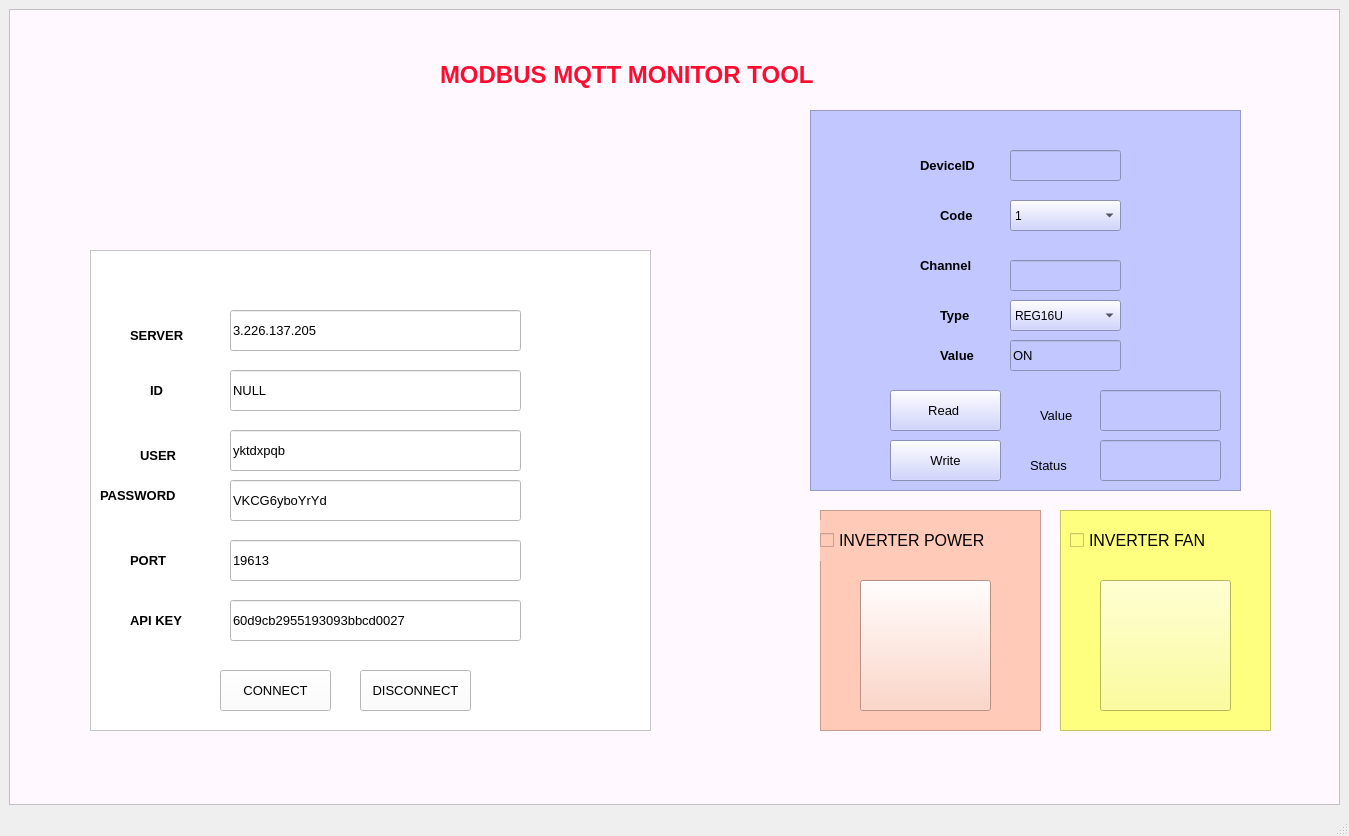
<?xml version="1.0" encoding="UTF-8"?>
<ui version="4.0">
 <class>MainWindow</class>
 <widget class="QMainWindow" name="MainWindow">
  <property name="geometry">
   <rect>
    <x>0</x>
    <y>0</y>
    <width>1349</width>
    <height>836</height>
   </rect>
  </property>
  <property name="windowTitle">
   <string>MainWindow</string>
  </property>
  <widget class="QWidget" name="centralwidget">
   <layout class="QVBoxLayout" name="verticalLayout">
    <item>
     <widget class="QScrollArea" name="scrollArea">
      <property name="styleSheet">
       <string notr="true">background-color:rgb(255, 248, 254)
</string>
      </property>
      <property name="widgetResizable">
       <bool>true</bool>
      </property>
      <widget class="QWidget" name="scrollAreaWidgetContents">
       <property name="geometry">
        <rect>
         <x>0</x>
         <y>0</y>
         <width>1325</width>
         <height>761</height>
        </rect>
       </property>
       <widget class="QLabel" name="label">
        <property name="geometry">
         <rect>
          <x>430</x>
          <y>30</y>
          <width>481</width>
          <height>71</height>
         </rect>
        </property>
        <property name="font">
         <font>
          <pointsize>18</pointsize>
         </font>
        </property>
        <property name="styleSheet">
         <string notr="true">color:
rgb(255, 12, 48)</string>
        </property>
        <property name="text">
         <string>&lt;html&gt;&lt;head/&gt;&lt;body&gt;&lt;p&gt;&lt;span style=&quot; font-weight:600;&quot;&gt;MODBUS MQTT MONITOR TOOL&lt;/span&gt;&lt;/p&gt;&lt;/body&gt;&lt;/html&gt;</string>
        </property>
       </widget>
       <widget class="QLabel" name="label_4">
        <property name="geometry">
         <rect>
          <x>30</x>
          <y>10</y>
          <width>231</width>
          <height>221</height>
         </rect>
        </property>
        <property name="text">
         <string/>
        </property>
        <property name="pixmap">
         <pixmap>../tool_v1/Tool/Logo_BK.png</pixmap>
        </property>
       </widget>
       <widget class="QFrame" name="frame_2">
        <property name="geometry">
         <rect>
          <x>1050</x>
          <y>500</y>
          <width>211</width>
          <height>221</height>
         </rect>
        </property>
        <property name="styleSheet">
         <string notr="true">background-color:rgb(255, 255, 127)</string>
        </property>
        <property name="frameShape">
         <enum>QFrame::StyledPanel</enum>
        </property>
        <property name="frameShadow">
         <enum>QFrame::Raised</enum>
        </property>
        <widget class="QPushButton" name="fan">
         <property name="geometry">
          <rect>
           <x>40</x>
           <y>70</y>
           <width>131</width>
           <height>131</height>
          </rect>
         </property>
         <property name="text">
          <string/>
         </property>
        </widget>
        <widget class="QCheckBox" name="inverter_fan">
         <property name="geometry">
          <rect>
           <x>10</x>
           <y>10</y>
           <width>181</width>
           <height>41</height>
          </rect>
         </property>
         <property name="font">
          <font>
           <pointsize>12</pointsize>
          </font>
         </property>
         <property name="styleSheet">
          <string notr="true">background-color:rgb(255, 255, 127)</string>
         </property>
         <property name="text">
          <string>INVERTER FAN</string>
         </property>
        </widget>
       </widget>
       <widget class="QFrame" name="frame_3">
        <property name="geometry">
         <rect>
          <x>810</x>
          <y>500</y>
          <width>221</width>
          <height>221</height>
         </rect>
        </property>
        <property name="styleSheet">
         <string notr="true">background-color:rgb(255, 202, 184)</string>
        </property>
        <property name="frameShape">
         <enum>QFrame::StyledPanel</enum>
        </property>
        <property name="frameShadow">
         <enum>QFrame::Raised</enum>
        </property>
        <widget class="QCheckBox" name="inverter_power">
         <property name="geometry">
          <rect>
           <x>0</x>
           <y>10</y>
           <width>201</width>
           <height>41</height>
          </rect>
         </property>
         <property name="font">
          <font>
           <pointsize>12</pointsize>
          </font>
         </property>
         <property name="styleSheet">
          <string notr="true">background-color:rgb(255, 202, 184)</string>
         </property>
         <property name="text">
          <string>INVERTER POWER</string>
         </property>
        </widget>
        <widget class="QPushButton" name="power">
         <property name="geometry">
          <rect>
           <x>40</x>
           <y>70</y>
           <width>131</width>
           <height>131</height>
          </rect>
         </property>
         <property name="autoFillBackground">
          <bool>false</bool>
         </property>
         <property name="text">
          <string/>
         </property>
        </widget>
       </widget>
       <widget class="QFrame" name="frame">
        <property name="geometry">
         <rect>
          <x>800</x>
          <y>100</y>
          <width>431</width>
          <height>381</height>
         </rect>
        </property>
        <property name="styleSheet">
         <string notr="true">background-color:rgb(194, 200, 255)</string>
        </property>
        <property name="frameShape">
         <enum>QFrame::StyledPanel</enum>
        </property>
        <property name="frameShadow">
         <enum>QFrame::Raised</enum>
        </property>
        <widget class="QLabel" name="deviceid">
         <property name="geometry">
          <rect>
           <x>110</x>
           <y>40</y>
           <width>81</width>
           <height>31</height>
          </rect>
         </property>
         <property name="font">
          <font>
           <pointsize>10</pointsize>
           <weight>75</weight>
           <bold>true</bold>
          </font>
         </property>
         <property name="text">
          <string>DeviceID</string>
         </property>
        </widget>
        <widget class="QLineEdit" name="channel_2">
         <property name="geometry">
          <rect>
           <x>200</x>
           <y>150</y>
           <width>111</width>
           <height>31</height>
          </rect>
         </property>
         <property name="font">
          <font>
           <pointsize>10</pointsize>
          </font>
         </property>
        </widget>
        <widget class="QPushButton" name="Read_btn">
         <property name="geometry">
          <rect>
           <x>80</x>
           <y>280</y>
           <width>111</width>
           <height>41</height>
          </rect>
         </property>
         <property name="font">
          <font>
           <pointsize>10</pointsize>
          </font>
         </property>
         <property name="text">
          <string>Read </string>
         </property>
        </widget>
        <widget class="QPushButton" name="Write_btn">
         <property name="geometry">
          <rect>
           <x>80</x>
           <y>330</y>
           <width>111</width>
           <height>41</height>
          </rect>
         </property>
         <property name="font">
          <font>
           <pointsize>10</pointsize>
          </font>
         </property>
         <property name="text">
          <string>Write</string>
         </property>
        </widget>
        <widget class="QLabel" name="value_3">
         <property name="geometry">
          <rect>
           <x>230</x>
           <y>290</y>
           <width>51</width>
           <height>31</height>
          </rect>
         </property>
         <property name="font">
          <font>
           <pointsize>10</pointsize>
           <weight>50</weight>
           <bold>false</bold>
          </font>
         </property>
         <property name="text">
          <string>Value</string>
         </property>
        </widget>
        <widget class="QLineEdit" name="value_4">
         <property name="geometry">
          <rect>
           <x>290</x>
           <y>280</y>
           <width>121</width>
           <height>41</height>
          </rect>
         </property>
         <property name="font">
          <font>
           <pointsize>10</pointsize>
          </font>
         </property>
         <property name="text">
          <string/>
         </property>
        </widget>
        <widget class="QLineEdit" name="deviceid_2">
         <property name="geometry">
          <rect>
           <x>200</x>
           <y>40</y>
           <width>111</width>
           <height>31</height>
          </rect>
         </property>
         <property name="font">
          <font>
           <pointsize>10</pointsize>
          </font>
         </property>
        </widget>
        <widget class="QLabel" name="channel">
         <property name="geometry">
          <rect>
           <x>110</x>
           <y>140</y>
           <width>81</width>
           <height>31</height>
          </rect>
         </property>
         <property name="font">
          <font>
           <pointsize>10</pointsize>
           <weight>75</weight>
           <bold>true</bold>
          </font>
         </property>
         <property name="text">
          <string>Channel</string>
         </property>
        </widget>
        <widget class="QLabel" name="status">
         <property name="geometry">
          <rect>
           <x>220</x>
           <y>340</y>
           <width>61</width>
           <height>31</height>
          </rect>
         </property>
         <property name="font">
          <font>
           <pointsize>10</pointsize>
           <weight>50</weight>
           <bold>false</bold>
          </font>
         </property>
         <property name="text">
          <string>Status</string>
         </property>
        </widget>
        <widget class="QLineEdit" name="status_2">
         <property name="geometry">
          <rect>
           <x>290</x>
           <y>330</y>
           <width>121</width>
           <height>41</height>
          </rect>
         </property>
         <property name="font">
          <font>
           <pointsize>10</pointsize>
          </font>
         </property>
         <property name="text">
          <string/>
         </property>
        </widget>
        <widget class="QComboBox" name="code_2">
         <property name="geometry">
          <rect>
           <x>200</x>
           <y>90</y>
           <width>111</width>
           <height>31</height>
          </rect>
         </property>
         <property name="font">
          <font>
           <pointsize>9</pointsize>
          </font>
         </property>
         <item>
          <property name="text">
           <string>1</string>
          </property>
         </item>
         <item>
          <property name="text">
           <string>2</string>
          </property>
         </item>
         <item>
          <property name="text">
           <string>3</string>
          </property>
         </item>
         <item>
          <property name="text">
           <string>4</string>
          </property>
         </item>
         <item>
          <property name="text">
           <string>5</string>
          </property>
         </item>
         <item>
          <property name="text">
           <string>6</string>
          </property>
         </item>
        </widget>
        <widget class="QLabel" name="code">
         <property name="geometry">
          <rect>
           <x>130</x>
           <y>90</y>
           <width>61</width>
           <height>31</height>
          </rect>
         </property>
         <property name="font">
          <font>
           <pointsize>10</pointsize>
           <weight>75</weight>
           <bold>true</bold>
          </font>
         </property>
         <property name="text">
          <string>Code</string>
         </property>
        </widget>
        <widget class="QComboBox" name="type_2">
         <property name="geometry">
          <rect>
           <x>200</x>
           <y>190</y>
           <width>111</width>
           <height>31</height>
          </rect>
         </property>
         <property name="font">
          <font>
           <pointsize>9</pointsize>
          </font>
         </property>
         <item>
          <property name="text">
           <string>REG16U</string>
          </property>
         </item>
         <item>
          <property name="text">
           <string>REG32U</string>
          </property>
         </item>
        </widget>
        <widget class="QLabel" name="type">
         <property name="geometry">
          <rect>
           <x>130</x>
           <y>190</y>
           <width>61</width>
           <height>31</height>
          </rect>
         </property>
         <property name="font">
          <font>
           <pointsize>10</pointsize>
           <weight>75</weight>
           <bold>true</bold>
          </font>
         </property>
         <property name="text">
          <string>Type</string>
         </property>
        </widget>
        <widget class="QLineEdit" name="value_2">
         <property name="geometry">
          <rect>
           <x>200</x>
           <y>230</y>
           <width>111</width>
           <height>31</height>
          </rect>
         </property>
         <property name="font">
          <font>
           <pointsize>10</pointsize>
          </font>
         </property>
         <property name="text">
          <string>ON</string>
         </property>
        </widget>
        <widget class="QLabel" name="value">
         <property name="geometry">
          <rect>
           <x>130</x>
           <y>230</y>
           <width>61</width>
           <height>31</height>
          </rect>
         </property>
         <property name="font">
          <font>
           <pointsize>10</pointsize>
           <weight>75</weight>
           <bold>true</bold>
          </font>
         </property>
         <property name="text">
          <string>Value</string>
         </property>
        </widget>
       </widget>
       <widget class="QFrame" name="frame_7">
        <property name="geometry">
         <rect>
          <x>80</x>
          <y>240</y>
          <width>561</width>
          <height>481</height>
         </rect>
        </property>
        <property name="styleSheet">
         <string notr="true">background-color:rgb(255, 255, 255)</string>
        </property>
        <property name="frameShape">
         <enum>QFrame::StyledPanel</enum>
        </property>
        <property name="frameShadow">
         <enum>QFrame::Raised</enum>
        </property>
        <widget class="QLabel" name="server_label">
         <property name="geometry">
          <rect>
           <x>40</x>
           <y>70</y>
           <width>81</width>
           <height>31</height>
          </rect>
         </property>
         <property name="font">
          <font>
           <pointsize>10</pointsize>
           <weight>75</weight>
           <bold>true</bold>
          </font>
         </property>
         <property name="text">
          <string>SERVER</string>
         </property>
        </widget>
        <widget class="QLineEdit" name="server">
         <property name="geometry">
          <rect>
           <x>140</x>
           <y>60</y>
           <width>291</width>
           <height>41</height>
          </rect>
         </property>
         <property name="font">
          <font>
           <pointsize>10</pointsize>
          </font>
         </property>
         <property name="text">
          <string>3.226.137.205</string>
         </property>
        </widget>
        <widget class="QLineEdit" name="mqtt_id">
         <property name="geometry">
          <rect>
           <x>140</x>
           <y>120</y>
           <width>291</width>
           <height>41</height>
          </rect>
         </property>
         <property name="font">
          <font>
           <pointsize>10</pointsize>
          </font>
         </property>
         <property name="text">
          <string>NULL</string>
         </property>
        </widget>
        <widget class="QLabel" name="ip_label">
         <property name="geometry">
          <rect>
           <x>60</x>
           <y>130</y>
           <width>41</width>
           <height>21</height>
          </rect>
         </property>
         <property name="font">
          <font>
           <pointsize>10</pointsize>
           <weight>75</weight>
           <bold>true</bold>
          </font>
         </property>
         <property name="text">
          <string>ID</string>
         </property>
        </widget>
        <widget class="QLineEdit" name="mqtt_user">
         <property name="geometry">
          <rect>
           <x>140</x>
           <y>180</y>
           <width>291</width>
           <height>41</height>
          </rect>
         </property>
         <property name="font">
          <font>
           <pointsize>10</pointsize>
          </font>
         </property>
         <property name="text">
          <string>yktdxpqb</string>
         </property>
        </widget>
        <widget class="QLabel" name="netmask_label">
         <property name="geometry">
          <rect>
           <x>50</x>
           <y>190</y>
           <width>51</width>
           <height>31</height>
          </rect>
         </property>
         <property name="font">
          <font>
           <pointsize>10</pointsize>
           <weight>75</weight>
           <bold>true</bold>
          </font>
         </property>
         <property name="text">
          <string>USER</string>
         </property>
        </widget>
        <widget class="QLineEdit" name="mqtt_pwd">
         <property name="geometry">
          <rect>
           <x>140</x>
           <y>230</y>
           <width>291</width>
           <height>41</height>
          </rect>
         </property>
         <property name="font">
          <font>
           <pointsize>10</pointsize>
          </font>
         </property>
         <property name="text">
          <string>VKCG6yboYrYd</string>
         </property>
        </widget>
        <widget class="QLabel" name="gateway_label">
         <property name="geometry">
          <rect>
           <x>10</x>
           <y>230</y>
           <width>101</width>
           <height>31</height>
          </rect>
         </property>
         <property name="font">
          <font>
           <pointsize>10</pointsize>
           <weight>75</weight>
           <bold>true</bold>
          </font>
         </property>
         <property name="text">
          <string>PASSWORD</string>
         </property>
        </widget>
        <widget class="QLabel" name="apikey_label">
         <property name="geometry">
          <rect>
           <x>40</x>
           <y>360</y>
           <width>81</width>
           <height>21</height>
          </rect>
         </property>
         <property name="font">
          <font>
           <pointsize>10</pointsize>
           <weight>75</weight>
           <bold>true</bold>
          </font>
         </property>
         <property name="text">
          <string>API KEY</string>
         </property>
        </widget>
        <widget class="QLineEdit" name="apikey">
         <property name="geometry">
          <rect>
           <x>140</x>
           <y>350</y>
           <width>291</width>
           <height>41</height>
          </rect>
         </property>
         <property name="font">
          <font>
           <pointsize>10</pointsize>
          </font>
         </property>
         <property name="text">
          <string>60d9cb2955193093bbcd0027</string>
         </property>
        </widget>
        <widget class="QPushButton" name="disconnect">
         <property name="geometry">
          <rect>
           <x>270</x>
           <y>420</y>
           <width>111</width>
           <height>41</height>
          </rect>
         </property>
         <property name="font">
          <font>
           <pointsize>10</pointsize>
          </font>
         </property>
         <property name="text">
          <string>DISCONNECT</string>
         </property>
        </widget>
        <widget class="QPushButton" name="connect">
         <property name="geometry">
          <rect>
           <x>130</x>
           <y>420</y>
           <width>111</width>
           <height>41</height>
          </rect>
         </property>
         <property name="font">
          <font>
           <pointsize>10</pointsize>
          </font>
         </property>
         <property name="text">
          <string>CONNECT</string>
         </property>
        </widget>
        <widget class="QLineEdit" name="mqtt_port">
         <property name="geometry">
          <rect>
           <x>140</x>
           <y>290</y>
           <width>291</width>
           <height>41</height>
          </rect>
         </property>
         <property name="font">
          <font>
           <pointsize>10</pointsize>
          </font>
         </property>
         <property name="text">
          <string>19613</string>
         </property>
        </widget>
        <widget class="QLabel" name="apikey_label_2">
         <property name="geometry">
          <rect>
           <x>40</x>
           <y>300</y>
           <width>81</width>
           <height>21</height>
          </rect>
         </property>
         <property name="font">
          <font>
           <pointsize>10</pointsize>
           <weight>75</weight>
           <bold>true</bold>
          </font>
         </property>
         <property name="text">
          <string>PORT</string>
         </property>
        </widget>
       </widget>
       <zorder>frame_3</zorder>
       <zorder>frame_2</zorder>
       <zorder>label</zorder>
       <zorder>label_4</zorder>
       <zorder>frame</zorder>
       <zorder>frame_7</zorder>
      </widget>
     </widget>
    </item>
   </layout>
  </widget>
  <widget class="QMenuBar" name="menubar">
   <property name="geometry">
    <rect>
     <x>0</x>
     <y>0</y>
     <width>1349</width>
     <height>26</height>
    </rect>
   </property>
  </widget>
  <widget class="QStatusBar" name="statusbar"/>
 </widget>
 <resources/>
 <connections/>
</ui>
